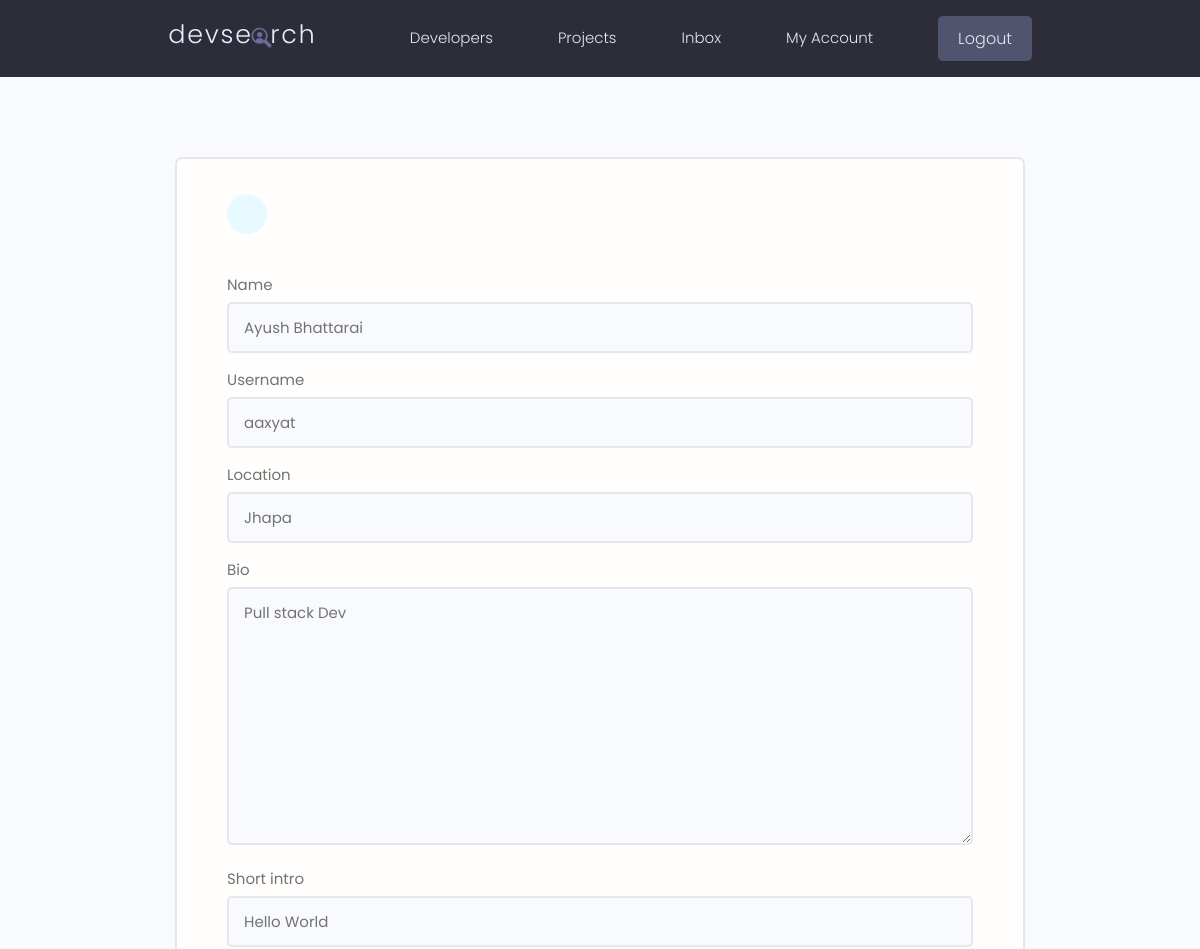
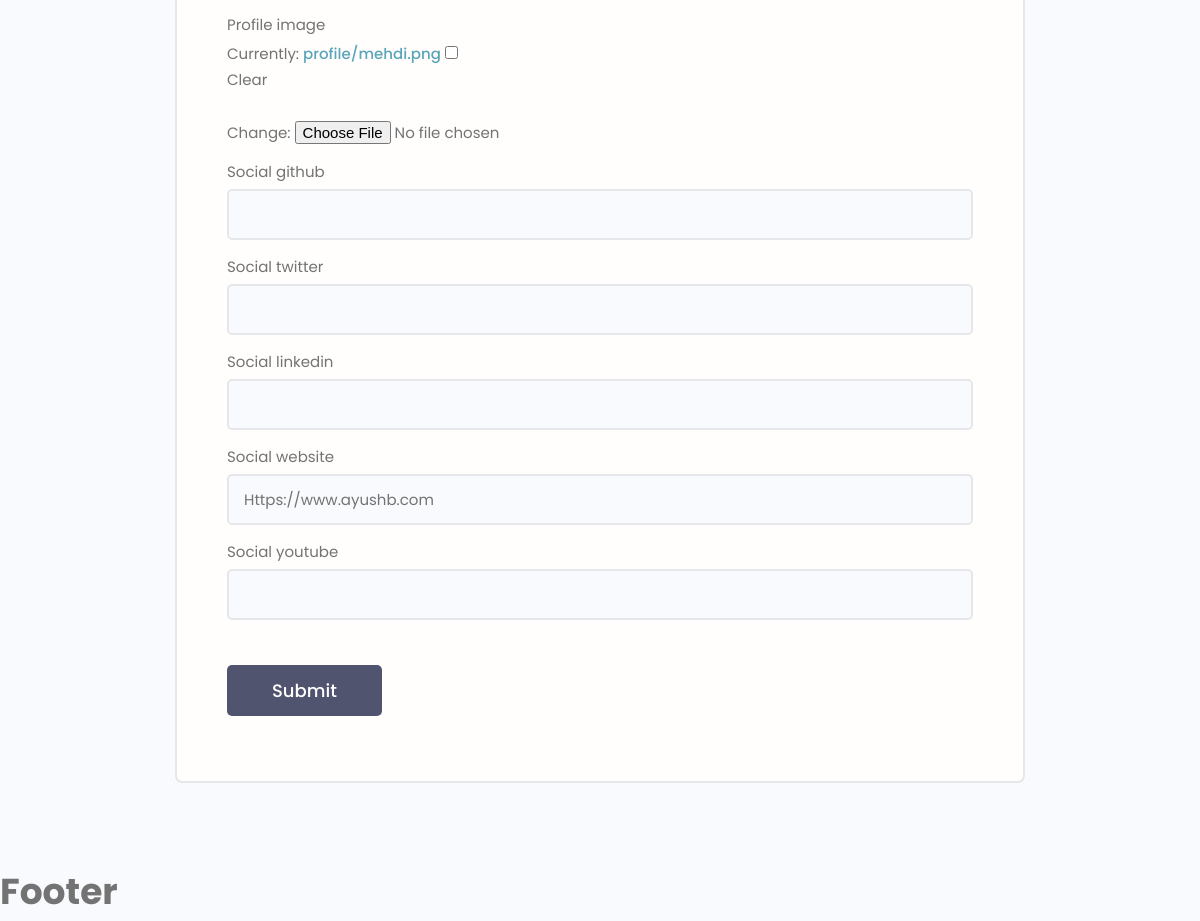
The page /edit-account/ (signed in) on the database its author committed (2 pictures, top to bottom).
### users/models.py (models this page shows, shortened)
class Profile(models.Model):
    id = models.UUIDField(default=uuid4, unique=True, primary_key=True, editable=False)
    created_at = models.DateTimeField(auto_now_add=True)
    user = models.OneToOneField(User, on_delete=models.CASCADE, null=True, blank=True)
    name = models.CharField(max_length=200, blank=True, null=True)
    email = models.EmailField(max_length=500,blank=True,null=True)
    username = models.CharField(max_length=200, blank=True, null=True)
    location = models.CharField(max_length=200, blank=True, null=True)
    short_intro = models.CharField(max_length=200)
    bio = models.TextField(blank=True, null=True)
    profile_image = models.ImageField(null=True, blank=True, upload_to="profile/", default="profile/user-default.png")
    social_github = models.CharField(max_length=200, blank=True, null=True)
    social_youtube = models.CharField(max_length=200, blank=True, null=True)
    social_twitter = models.CharField(max_length=200, blank=True, null=True)
    social_linkedin = models.CharField(max_length=200, blank=True, null=True)
    social_website = models.CharField(max_length=200, blank=True, null=True)

### users/views.py (the view, shortened to what this page needs)
# urls.py: path("edit-account/", views.edit_account, name="edit-account"),
@login_required(login_url="login")
def edit_account(request):
    profile = request.user.profile
    form = ProfileForm(instance=profile)
    context = {'form':form}
    return render(request, "users/profile_form.html", context=context)

### users/forms.py
class ProfileForm(ModelForm):
    class Meta:
        model = Profile
        fields = [
            'name',
            'username',
            'location',
            'bio',
            "short_intro",
            'profile_image',
            'social_github',
            'social_twitter',
            'social_linkedin',
            'social_website',
            'social_youtube',
        ]
    def __init__(self,*args,**kwargs):
        super(ProfileForm,self).__init__(*args,**kwargs)
        for name,field in self.fields.items():
            field.widget.attrs.update({'class':'input'})

### users/templates/users/profile_form.html (shortened to what this page needs)
{% extends "base.html" %}
{% block content %}
    <main class="formPage my-xl">
        <div class="content-box">
            <div class="formWrapper">
                <a class="backButton" href="{% url 'account' %}"></a>
                <br>
                <form class="form" method="POST">
                    {% for item in form %}
                    <div class="form__field">
                        <label for="formInput#text">{{ item.label }}</label>
                    {{ item }}
                    </div>
                    {% endfor %}
                    <input class="btn btn--sub btn--lg  my-md" type="submit" value="Submit" />
                </form>
            </div>
        </div>
    </main>
{% endblock %}

### static/styles/app.css (style rules this page uses)
:root { --color-sub: #2d2d39; }
.btn--sub { background-color: var(--color-sub-light); }
.content-box { width: 95%; max-width: 85rem; margin: 0 auto; }
.backButton { background: var(--color-main-light); color: var(--color-main); width: 4rem; height: 4rem; display: flex; align-items: center; justify-content: center; border-radius: 50%; }
.formPage .formWrapper { list-style: none; background: var(--color-white); padding: 3.5rem 5rem; border: 2px solid var(--color-light); border-radius: 0.7rem; }

### static/uikit/styles/modules/_variables.css (style rules this page uses)
:root { --color-main: #5aa5b9; --color-main-light: #e6faff; --color-sub: #3f4156; --color-sub-light: #51546e; --color-sub-lighter: #ededfd; --color-text: #737373; --color-gray: #8b8b8b; --color-light: #e5e7eb; --color-light-gray: #767676; --color-bg: #f8fafd; --color-white: #fffefd; --color-white-light: #f3f3f3; --color-success: #359e64; --color-success-bg: #def8e8; --color-error: #fc4b0b; --color-error-bg: #fff2ee; --font-base: 'Poppins', arial, helvetica, 'Segoe UI', roboto, ubuntu, sans-serif; --font-monospace: 'Fira Code', 'Courier New', courier, monospace; --font-regular: 300; --font-medium: 500; --font-bold: 700; --generic-shadow: 1px 1px 5px #00000010; --generic-transition: all 0.3s ease-in-out; }

### static/uikit/styles/modules/_base.css (style rules this page uses)
* { margin: 0; padding: 0; box-sizing: border-box; text-rendering: optimizeLegibility; color: inherit; font-size: inherit; }
html { font-size: 50%; }
@media only screen and (min-width: 480px) { html { font-size: 56.25%; } }
@media only screen and (min-width: 1200px) { html { font-size: 62.5%; } }
body { line-height: 1.6; font-weight: 400; font-size: 1.5rem; color: var(--color-text); background-color: var(--color-bg); min-height: 100vh; }

### static/uikit/styles/modules/_typography.css (style rules this page uses)
* { font-family: var(--font-base); }
a { padding-bottom: 2px; text-decoration: none; display: inline-block; color: var(--color-main); font-weight: var(--font-medium); }

### static/uikit/styles/modules/_utilities.css (style rules this page uses)
.my-md { margin: 3rem auto; }
.my-xl { margin: 8rem auto; }

### static/uikit/styles/modules/_button.css (style rules this page uses)
.btn { display: inline-block; position: relative; cursor: pointer; background-color: var(--color-light); font-weight: var(--font-medium); color: var(--color-sub); text-decoration: none; padding: 1rem 2rem; border-radius: 0.5rem; border: none; width: -webkit-fit-content; width: -moz-fit-content; width: fit-content; height: -webkit-fit-content; height: -moz-fit-content; height: fit-content; font-size: 1.6rem; outline-width: 0; outline-color: transparent; -webkit-backface-visibility: hidden; backface-visibility: hidden; transition: all 0.3s ease-in-out; }
.btn--sub { background-color: var(--color-sub); color: var(--color-white); }
.btn--lg { font-size: 1.8rem; padding: 1.2rem 4.5rem; }

### static/uikit/styles/modules/_form.css (style rules this page uses)
.form { display: block; }
.form__field { margin-top: 1.5rem; margin-bottom: 1.5rem; }
.form__label, .form__field > label { display: block; margin-bottom: 0.5rem; color: var(--color-text); }
input.input[type='text'], input.input[type='email'], input.input[type='password'], input.input[type='number'], textarea.input { min-width: 24rem; width: 100%; padding: 1.2rem 1.5rem; border-radius: 0.5rem; border: 2px solid var(--color-light); transition: all 0.3s ease-in-out; background-color: var(--color-bg); }

### rows shown on the page
Profile: form "Ayush Bhattarai" "aaxyat" "Jhapa" "Pull stack Dev" "Hello World" "Https://www.ayushb.com"

### other values the page prints
{{ item.label }} "Name" "Username" "Location" "Bio" "Short intro" "Profile image" "Social github" "Social twitter" "Social linkedin" "Social website" "Social youtube"
